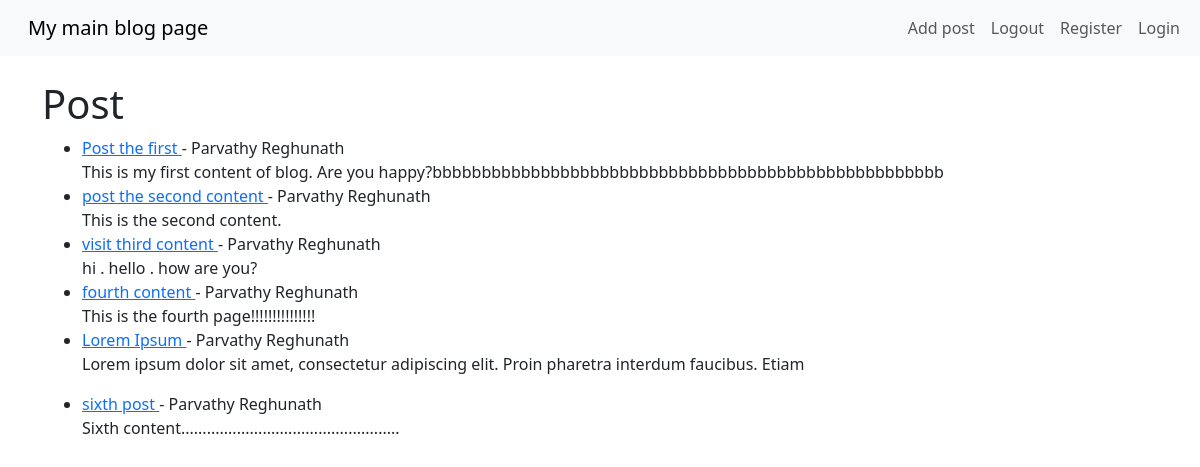
The page / on the database its author committed.
### theblog/models.py (models this page shows, shortened)
class Post(models.Model):
    title=models.CharField(max_length=255)
    title_page=models.CharField(max_length=255, default="title_page")
    author=models.ForeignKey(User, on_delete=models.CASCADE)
    body=models.TextField()
    date_post=models.DateField(auto_now_add=True)

### theblog/views.py (the view)
# urls.py: path('',HomeView.as_view(),name="home"),
class HomeView(ListView):
    model = Post
    template_name="home.html"
    ordering=["date_post"]

### theblog/templates/home.html (shortened to what this page needs)
{% extends 'base.html' %}
{% block content %}
<h1>Post</h1>
<ul>
{% for x in object_list %}
    <li><a href="{% url 'article_detail' x.pk %}">{{x.title}} </a>- {{x.author.first_name}} {{x.author.last_name}} {{post.date_post}}<br/>
        {{x.body|slice:":100"|safe}}
    </li>
{% endfor %}
</ul>
{% endblock %}

### theblog/templates/base.html (shortened to what this page needs)
<!doctype html>
<html lang="ar">
  <head>
    <link rel="stylesheet" href="https://cdn.jsdelivr.net/npm/bootstrap@5.3.3/dist/css/bootstrap.rtl.min.css">
  </head>
  <body>
    <nav class="navbar navbar-expand-lg bg-body-tertiary">
        <div class="container-fluid">
          <a class="navbar-brand" href="{% url 'home' %}">My main blog page</a>
          <div class="collapse navbar-collapse" id="navbarSupportedContent">
            <ul class="navbar-nav me-auto mb-2 mb-lg-0">
                <li class="nav-item">
                  <a class="nav-link" href="{% url 'add_post' %}">Add post</a>
                </li>
                <li class="nav-item">
                  <a class="nav-link" href="{% url 'logout' %}">Logout</a>
                </li>
                <li class="nav-item">
                  <a class="nav-link" href="{% url 'register' %}">Register</a>
                </li>
                <li class="nav-item">
                  <a class="nav-link" href="{% url 'login' %}">Login</a>
                </li>
            </ul>
          </div>
        </div>
      </nav>
      <br/>
    <div class="container">
        {% block content %}
        {% endblock %}
    </div>
  </body>
</html>

### rows shown on the page
Post: title "Post the first", author.first_name "Parvathy", author.last_name "Reghunath", body "This is my first content of blog. Are you happy?bbbbbbbbbbbbbbbbbbbbbbbbbbbbbbbbbbbbbbbbbbbbbbbbbbbb"
Post: title "post the second content", author.first_name "Parvathy", author.last_name "Reghunath", body "This is the second content."
Post: title "visit third content", author.first_name "Parvathy", author.last_name "Reghunath", body "hi . hello . how are you?"
Post: title "fourth content", author.first_name "Parvathy", author.last_name "Reghunath", body "This is the fourth page!!!!!!!!!!!!!!!"
Post: title "Lorem Ipsum", author.first_name "Parvathy", author.last_name "Reghunath", body "Lorem ipsum dolor sit amet, consectetur adipiscing elit. Proin pharetra interdum faucibus. Etiam"
Post: title "sixth post", author.first_name "Parvathy", author.last_name "Reghunath", body "Sixth content..................................................."
